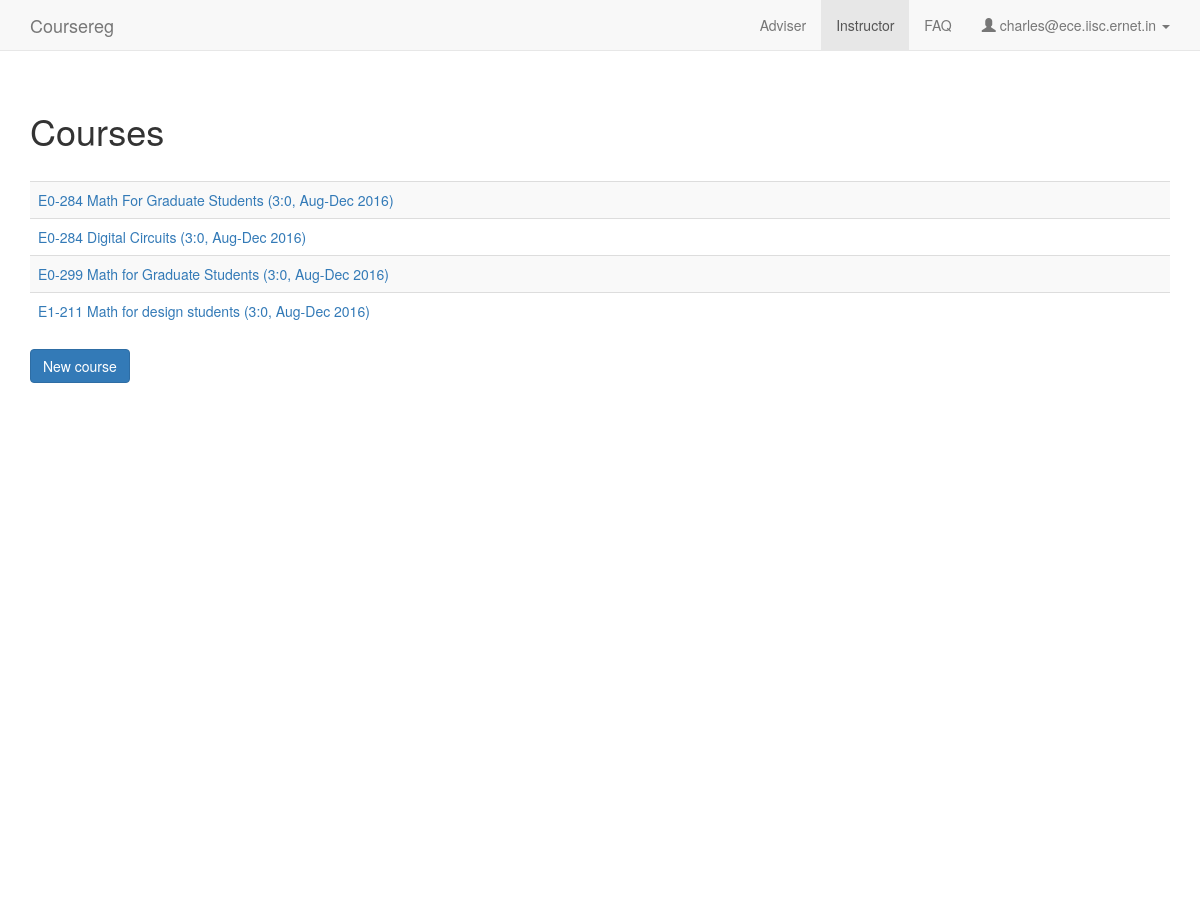
Before: /instructor (signed in) with the older database file.
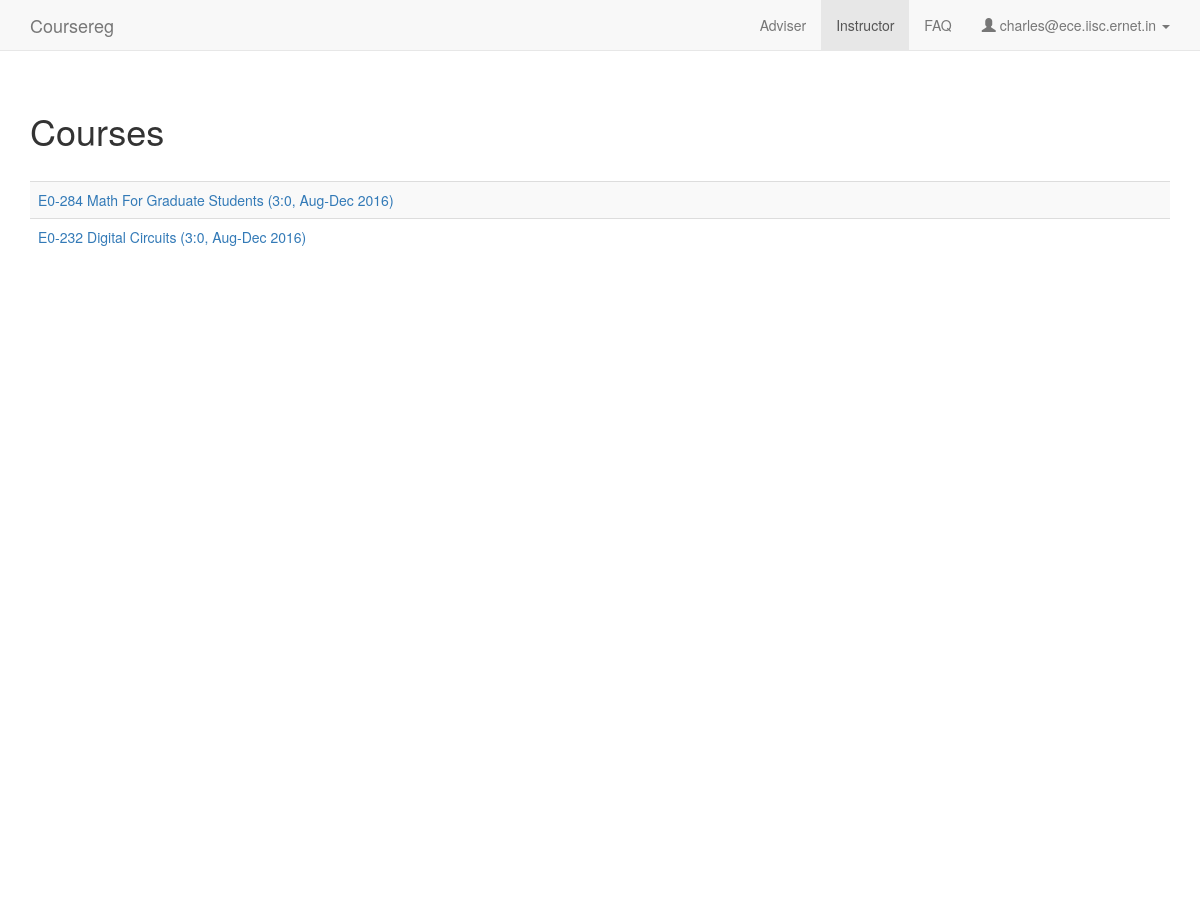
After: the same page with the newer database file.
### coursereg/models.py (models this page shows, shortened)
class Course(models.Model):
    num = models.CharField(max_length=100)
    title = models.CharField(max_length=200)
    department = models.ForeignKey(Department, on_delete=models.CASCADE)
    term = models.ForeignKey(Term)
    credits = models.CharField(max_length=100, default='', verbose_name="Credits (ex: 3:0)")
    should_count_towards_cgpa = models.BooleanField(default=True)
    is_instructor_review_pending = models.BooleanField(default=False)
    created_at = models.DateTimeField(auto_now_add=True)
    updated_at = models.DateTimeField(auto_now=True)
    timings = models.CharField(max_length=100, default='Not fixed yet')
    def is_last_grade_date_passed(self):
        return timezone.now() > self.term.last_grade_date
    def __unicode__(self):
        return self.num + ' ' + self.title + ' (%s, %s)' % (self.credits, self.term)

class Term(models.Model):
    name = models.CharField(max_length=100)
    year = models.CharField(max_length=4)
    start_reg_date = models.DateTimeField(default=timezone.now)
    last_reg_date = models.DateTimeField(default=timezone.now)
    last_adviser_approval_date = models.DateTimeField(default=timezone.now)
    last_instructor_approval_date = models.DateTimeField(default=timezone.now)
    last_cancellation_date = models.DateTimeField(default=timezone.now)
    last_conversion_date = models.DateTimeField(default=timezone.now)
    last_drop_date = models.DateTimeField(default=timezone.now)
    last_grade_date = models.DateTimeField(default=timezone.now)
    is_active = models.BooleanField(default=True)
    def __unicode__(self):
        return '%s %s' % (self.name, self.year)

### coursereg/views/instructor.py (the view)
# urls.py: url(r'^instructor$', views.instructor.index, name='instructor'),
@login_required
def index(request):
    if not request.user.user_type == models.User.USER_TYPE_FACULTY:
        raise PermissionDenied
    context = {
        'user_type': 'faculty',
        'nav_active': 'instructor',
        'user_email': request.user.email,
        'can_faculty_create_courses': models.Config.can_faculty_create_courses(),
        'courses': [p.course for p in models.Participant.objects.filter(user=request.user).order_by('-course__term__last_reg_date', '-course__is_instructor_review_pending')]
    }
    return render(request, 'coursereg/instructor.html', context)

### coursereg/models.py (called while the page is built)
    @classmethod
    def can_faculty_create_courses(cls):
        c = cls.objects.filter(key="can_faculty_create_courses").first()
        if c:
            return c.value == "1" or c.value == "true"

### coursereg/templates/coursereg/instructor.html (shortened to what this page needs)
{% extends "coursereg/base.html" %}
{% block body %}
{% include "coursereg/nav.html" %}
<div class="container" id="maincontainer">
    <div class="row top-buffer-1">
        <div class="col-md-12">
            <h1>Courses</h1>
        </div>
    </div>
    <div class="row top-buffer-1">
        <div class="col-md-12">
            <table class="table table-striped">
            {% for course in courses %}
                <tr>
                    <td>
                        {% if course.is_last_grade_date_passed %}
                        <a class="inactive" href="{% url 'coursereg:instructor_detail' course.id %}">{{ course }}</a>
                        {% else %}
                        <a href="{% url 'coursereg:instructor_detail' course.id %}">{{ course }}</a>
                        {% endif %}
                    </td>
                </tr>
            {% endfor %}
            </table>
        </div>
    </div>
    {% if can_faculty_create_courses %}
    <div class="row">
        <div class="col-md-12">
            <a href="{% url 'coursereg:instructor_new_course' %}" class="btn btn-primary">New course</a>
        </div>
    </div>
    {% endif %}
</div>
{% endblock %}

Changed rows visible on the page:
removed Course: num+title+credits "E0-284 Digital Circuits (3:0, Aug-Dec 2016)"
removed Course: num+title+credits "E0-299 Math for Graduate Students (3:0, Aug-Dec 2016)"
removed Course: num+title+credits "E1-211 Math for design students (3:0, Aug-Dec 2016)"
added Course: num+title+credits "E0-232 Digital Circuits (3:0, Aug-Dec 2016)"
Other visible differences:
text no longer shown: "New course"
